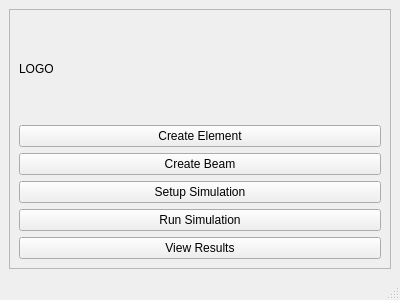
<?xml version="1.0" encoding="UTF-8"?>
<ui version="4.0">
 <class>MainWindow</class>
 <widget class="QMainWindow" name="MainWindow">
  <property name="geometry">
   <rect>
    <x>0</x>
    <y>0</y>
    <width>400</width>
    <height>300</height>
   </rect>
  </property>
  <property name="minimumSize">
   <size>
    <width>400</width>
    <height>0</height>
   </size>
  </property>
  <property name="maximumSize">
   <size>
    <width>16777215</width>
    <height>300</height>
   </size>
  </property>
  <property name="windowTitle">
   <string>MainWindow</string>
  </property>
  <widget class="QWidget" name="centralwidget">
   <layout class="QGridLayout" name="gridLayout">
    <item row="0" column="0">
     <widget class="QFrame" name="frame">
      <property name="frameShape">
       <enum>QFrame::StyledPanel</enum>
      </property>
      <property name="frameShadow">
       <enum>QFrame::Raised</enum>
      </property>
      <layout class="QGridLayout" name="gridLayout_2">
       <item row="2" column="0" colspan="3">
        <widget class="QPushButton" name="pushButton_create_beam">
         <property name="text">
          <string>Create Beam</string>
         </property>
        </widget>
       </item>
       <item row="3" column="0" colspan="3">
        <widget class="QPushButton" name="pushButton_setup_sim">
         <property name="text">
          <string>Setup Simulation</string>
         </property>
        </widget>
       </item>
       <item row="4" column="0" colspan="3">
        <widget class="QPushButton" name="pushButton_run_simulation">
         <property name="text">
          <string>Run Simulation</string>
         </property>
        </widget>
       </item>
       <item row="5" column="0" colspan="3">
        <widget class="QPushButton" name="pushButton_view_results">
         <property name="text">
          <string>View Results</string>
         </property>
        </widget>
       </item>
       <item row="1" column="0" colspan="3">
        <widget class="QPushButton" name="pushButton_create_element">
         <property name="text">
          <string>Create Element</string>
         </property>
        </widget>
       </item>
       <item row="0" column="0" colspan="3">
        <widget class="QLabel" name="label_logo">
         <property name="minimumSize">
          <size>
           <width>50</width>
           <height>50</height>
          </size>
         </property>
         <property name="text">
          <string>LOGO</string>
         </property>
        </widget>
       </item>
      </layout>
     </widget>
    </item>
   </layout>
  </widget>
  <widget class="QMenuBar" name="menubar">
   <property name="geometry">
    <rect>
     <x>0</x>
     <y>0</y>
     <width>400</width>
     <height>21</height>
    </rect>
   </property>
  </widget>
  <widget class="QStatusBar" name="statusbar"/>
 </widget>
 <tabstops>
  <tabstop>pushButton_create_element</tabstop>
  <tabstop>pushButton_create_beam</tabstop>
  <tabstop>pushButton_setup_sim</tabstop>
  <tabstop>pushButton_run_simulation</tabstop>
  <tabstop>pushButton_view_results</tabstop>
 </tabstops>
 <resources/>
 <connections/>
</ui>
